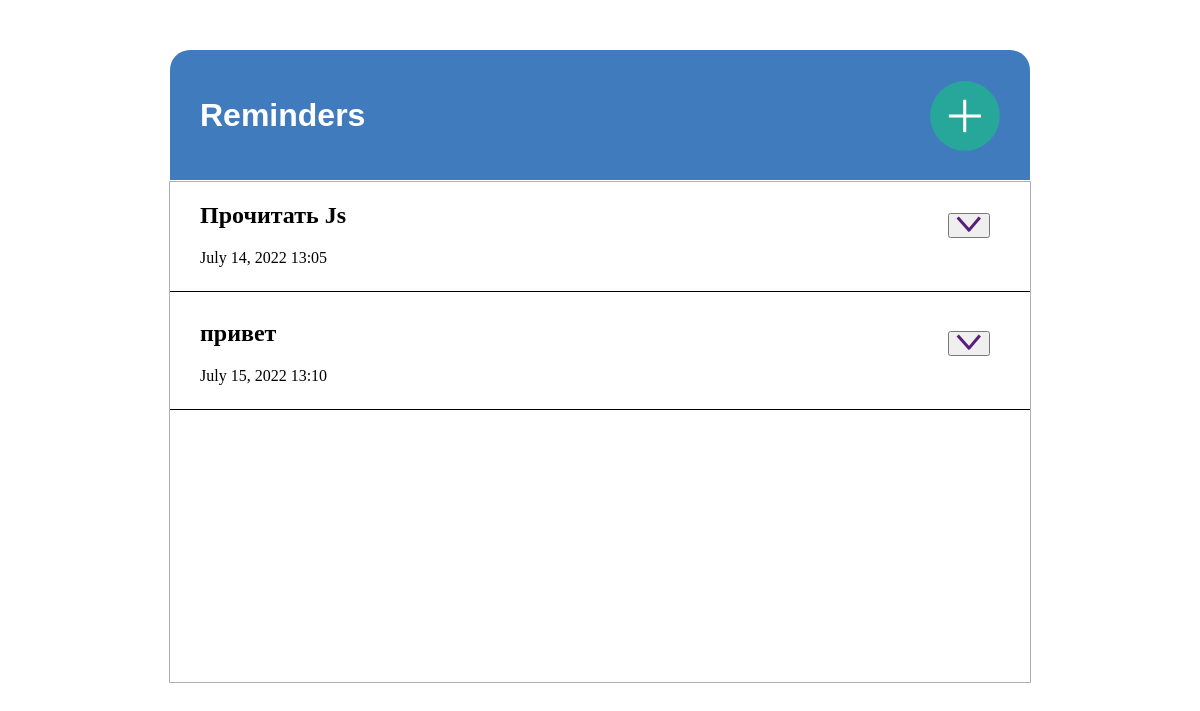
The app's page /, older data.
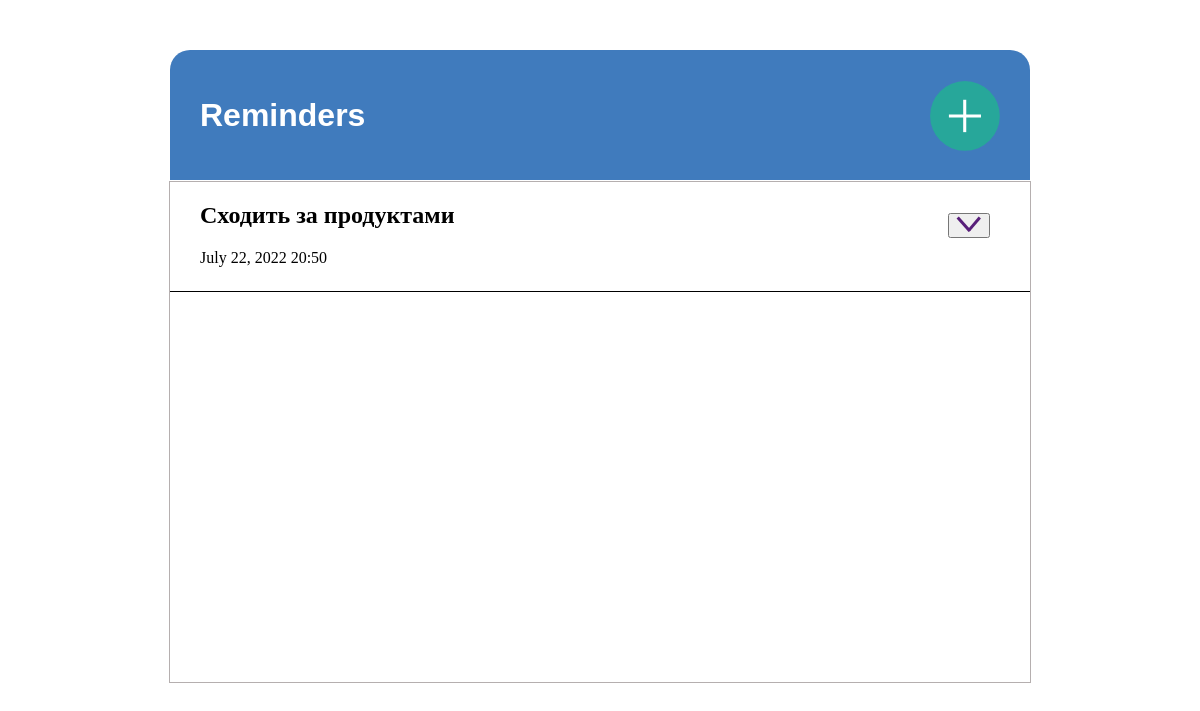
The same page, newer data.
### reminder/models.py (models this page shows, shortened)
class Notification(models.Model):
    def default_start_time():
        now = datetime.time(hour=8, minute=0)
        return now
    text_reminder = models.CharField(max_length=255)
    user_mail = models.EmailField(max_length=60)
    date_creation = models.DateTimeField(auto_now_add=True)
    date_notification = models.DateField(auto_now=False)
    time_notification = models.TimeField(max_length=16, default=default_start_time)
    is_sent = models.BooleanField(default=False)

### reminder/views.py (the view)
# urls.py: path("", home_page, name='index'),
def home_page(request):
    form = NotificationForm()
    notifications = Notification.objects.filter(is_sent=False).order_by("-id")
    return render(request, 'reminder/main.html', {'form': form, 'notifications': notifications})

### reminder/templates/reminder/main.html (shortened to what this page needs)
<!DOCTYPE html>
{% load static %}
<html lang="en">
<head>
    <link type="text/css" href="{% static 'reminder/css/main.css' %}" rel="stylesheet" />
    <link rel="stylesheet" href="https://snipp.ru/cdn/jqueryui/1.12.1/jquery-ui.min.css">
</head>
<body>
    <header class="header">
        <div class="wrapper">
            <div class="header__wrapper">
                <div class="header__logo">
                    <h1>Reminders</h1>
                </div>
                <div class="header__add">
                    <a href="#!" id="open-popup-1" class="header__link">
                        <img src="static/reminder/img/circle1.svg" alt="add entry" class="places__card-pic">
                    </a>
                </div>
            </div>
        </div>
    </header>
    <main class="main">
        <section class="intro" id="sign-in">
            <div class="wrapper_main">
                {% if notifications %}
                    {% block content %}
                        {% for i in notifications %}
                        <div class="wrapper_info_reminder">
                            <div class="info_reminder">
                                <h2>{{i.text_reminder}}</h2>
                                <p>{{i.date_notification}} {{i.time_notification|date:'H:i'}}</p>
                            </div>
                            <div class="wrapper_link_info">
                                <button type="submit" data-id="{{ i.id }}" class="todo-list__burger-item">
                                    <img class="arrow_add_remove_reminder" src="static/reminder/img/arrow.svg" alt="arrow">
                                </button>
                            </div>
                        </div>
                        <hr color="black" size="small">
                        {% endfor %}
                    {% endblock %}
                {% else %}
                    <h1 class="empty_reminder">
                        You have no reminders yet!<br>
                        It's time to <br>
                        add one
                    </h1>
                {% endif %}
            </div>
        </section>
    </main>
    <link rel="stylesheet" href="https://weareoutman.github.io/clockpicker/dist/jquery-clockpicker.min.css"></link>
</body>
</html>

### reminder/static/reminder/css/main.css (style rules this page uses)
body { margin: 0; padding: 0; box-sizing: border-box; background: white; }
.header { margin-top: 50px; position: fixed; top: 0; left: 0; width: 100%; padding-bottom: 20px; }
h1 { color: white; font-family: 'Gill Sans', 'Gill Sans MT', Calibri, 'Trebuchet MS', sans-serif; }
.wrapper { max-width: 860px; margin: 0 auto; }
.header__wrapper { display: flex; flex-wrap: wrap; align-items: flex-end; justify-content: space-between; height: 130px; background-color: rgb(64, 123, 189); border-radius: 20px 20px 0px 0px; }
.header__logo { margin-left: 30px; margin-bottom: 25px; }
.places__card-pic { width: 70px; height: 70px; margin-right: 30px; margin-bottom: 25px; }
.wrapper_main { overflow: auto; max-width: 860px; height: 500px; margin: 0 auto; border: 1px solid rgb(181, 175, 175) }
.intro { position: fixed; top: 0; left: 0; right: 0; margin-top: 181px; height: 150vh; background-size: cover; }
.info_reminder { padding-left: 30px; }
.wrapper_info_reminder { display: flex; flex-wrap: wrap; justify-content: space-between; align-items: flex-end; position: relative; }
.wrapper_link_info { padding-bottom: 45px; padding-right: 40px; position: absolute; right: 0; }

Row changes from the older to the newer data that the page shows:
removed Notification: text_reminder "Прочитать Js", date_notification "July 14, 2022", time_notification "13:05"
removed Notification: text_reminder "привет", date_notification "July 15, 2022", time_notification "13:10"
added Notification: text_reminder "Сходить за продуктами", date_notification "July 22, 2022", time_notification "20:50"
